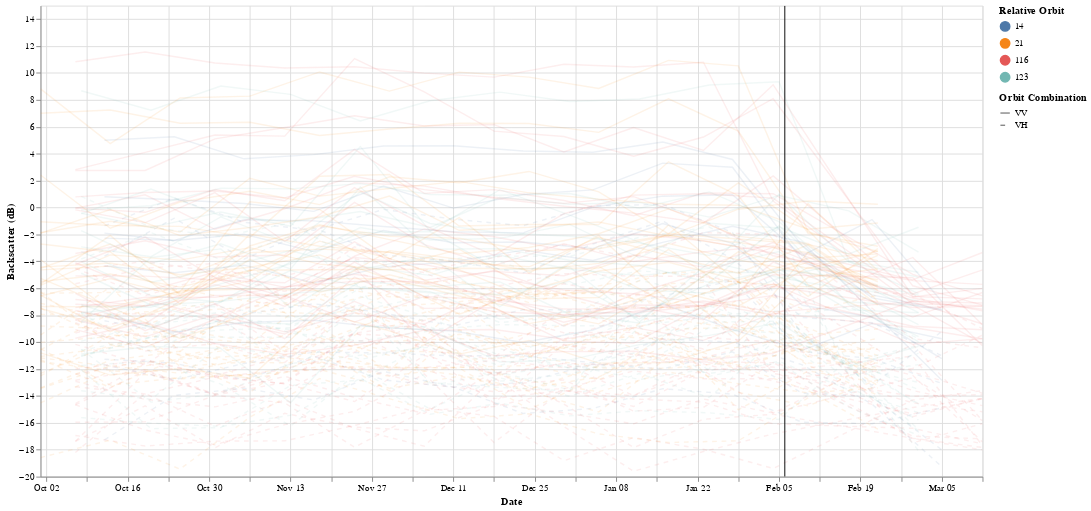

Notebook code for this chart:
### Markdown cell above
#### Chart Vizualisation Tools
Memory allows to display only 5000 values. The whole dataset is available on the complementary **Observable HQ notebook :** https://observablehq.com/@ulgeovisualization/damage-assesment-using-sar

### Code cell
#  df_sample or df_all
df_sample = df_all.sort_values(by='OSM_ID').head(5000)
chart_combined = create_combined_chart(df_sample)
chart_combined

### Figure 1 — Vega-Lite specification as saved in the notebook (floating-point values rounded to 4 significant figures; data arrays with more than 128 entries replaced by an {"elided": "..."} marker saying what was removed)
{"config": {"view": {"continuousWidth": 300, "continuousHeight": 300}}, "layer": [{"mark": {"type": "circle", "size": 60}, "encoding": {"color": {"field": "Relative_Orbit", "legend": {"title": "Relative Orbit"}, "type": "nominal"}, "detail": {"field": "OSM_ID", "type": "nominal"}, "opacity": {"value": 0}, "tooltip": [{"field": "ID_Orbit_Combination", "title": "Combination", "type": "nominal"}, {"field": "date", "format": "%Y-%m-%d", "title": "Date", "type": "temporal"}, {"field": "mean", "title": "Backscatter", "type": "quantitative"}, {"field": "Polarization", "title": "Polarization", "type": "nominal"}], "x": {"field": "date", "title": "Date", "type": "temporal"}, "y": {"field": "mean", "scale": {"zero": false}, "title": "Backscatter (dB)", "type": "quantitative"}}, "name": "view_1"}, {"mark": {"type": "line"}, "encoding": {"color": {"field": "Relative_Orbit", "legend": {"title": "Relative Orbit"}, "type": "nominal"}, "detail": {"field": "OSM_ID", "type": "nominal"}, "opacity": {"condition": {"param": "param_1", "value": 1, "empty": false}, "value": 0.1}, "size": {"condition": {"param": "param_1", "value": 3, "empty": false}, "value": 1.5}, "strokeDash": {"field": "Polarization", "legend": {"title": "Orbit Combination"}, "scale": {"domain": ["VV", "VH"], "range": [[], [5, 5]]}, "type": "nominal"}, "tooltip": [{"field": "ID_Orbit_Combination", "title": "Combination", "type": "nominal"}, {"field": "date", "format": "%Y-%m-%d", "title": "Date", "type": "temporal"}, {"field": "mean", "title": "Backscatter", "type": "quantitative"}, {"field": "Polarization", "title": "Polarization", "type": "nominal"}], "x": {"field": "date", "title": "Date", "type": "temporal"}, "y": {"field": "mean", "scale": {"zero": false}, "title": "Backscatter (dB)", "type": "quantitative"}}}, {"data": {"name": "data-5eea4988dab92e9eeded7c7d514b833c"}, "mark": {"type": "rule", "color": "black", "strokeWidth": 1}, "encoding": {"x": {"field": "date", "type": "temporal"}}}], "data": {"name": "data-8cf4bdc29e6d96a892ffee15be77270c"}, "height": 500, "params": [{"name": "param_1", "select": {"type": "point", "fields": ["OSM_ID"], "nearest": true, "on": "mouseover"}, "views": ["view_1"]}, {"name": "param_2", "select": {"type": "interval", "encodings": ["x", "y"]}, "bind": "scales", "views": ["view_1"]}], "width": 1000, "$schema": "https://vega.github.io/schema/vega-lite/v5.20.1.json", "datasets": {"data-8cf4bdc29e6d96a892ffee15be77270c": {"elided": "1560 records"}, "data-5eea4988dab92e9eeded7c7d514b833c": [{"date": "2023-02-06T00:00:00"}]}}
